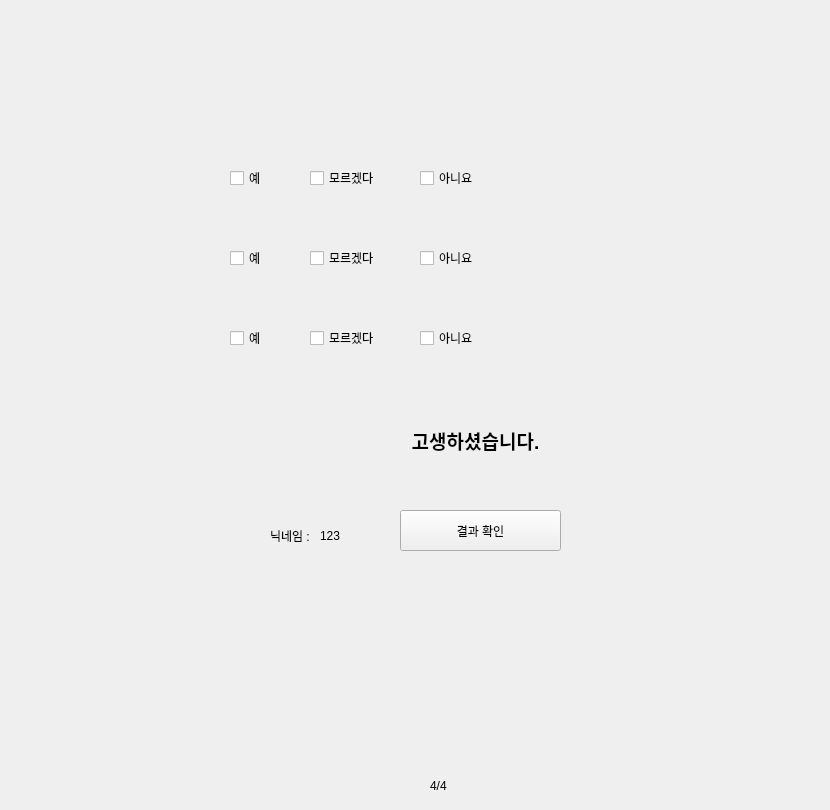
   <widget class="QWidget" name="page_9">
    <widget class="QLabel" name="label_21">
     <property name="geometry">
      <rect>
       <x>270</x>
       <y>530</y>
       <width>56</width>
       <height>12</height>
      </rect>
     </property>
     <property name="text">
      <string>닉네임 :</string>
     </property>
    </widget>
    <widget class="QLabel" name="label_22">
     <property name="geometry">
      <rect>
       <x>290</x>
       <y>410</y>
       <width>371</width>
       <height>61</height>
      </rect>
     </property>
     <property name="text">
      <string>&lt;html&gt;&lt;head/&gt;&lt;body&gt;&lt;p align=&quot;center&quot;&gt;&lt;span style=&quot; font-size:14pt; font-weight:600;&quot;&gt;고생하셨습니다.&lt;/span&gt;&lt;/p&gt;&lt;/body&gt;&lt;/html&gt;</string>
     </property>
    </widget>
    <widget class="QLabel" name="text_h_28">
     <property name="geometry">
      <rect>
       <x>210</x>
       <y>110</y>
       <width>611</width>
       <height>51</height>
      </rect>
     </property>
     <property name="text">
      <string/>
     </property>
    </widget>
    <widget class="QLabel" name="text_h_29">
     <property name="geometry">
      <rect>
       <x>210</x>
       <y>190</y>
       <width>611</width>
       <height>51</height>
      </rect>
     </property>
     <property name="text">
      <string/>
     </property>
    </widget>
    <widget class="QLabel" name="text_h_30">
     <property name="geometry">
      <rect>
       <x>210</x>
       <y>270</y>
       <width>611</width>
       <height>51</height>
      </rect>
     </property>
     <property name="text">
      <string/>
     </property>
    </widget>
    <widget class="QCheckBox" name="h_28_1">
     <property name="geometry">
      <rect>
       <x>230</x>
       <y>170</y>
       <width>81</width>
       <height>16</height>
      </rect>
     </property>
     <property name="text">
      <string>예</string>
     </property>
     <attribute name="buttonGroup">
      <string notr="true">buttonGroup_28</string>
     </attribute>
    </widget>
    <widget class="QCheckBox" name="h_29_3">
     <property name="geometry">
      <rect>
       <x>420</x>
       <y>250</y>
       <width>81</width>
       <height>16</height>
      </rect>
     </property>
     <property name="text">
      <string>아니요</string>
     </property>
     <attribute name="buttonGroup">
      <string notr="true">buttonGroup_29</string>
     </attribute>
    </widget>
    <widget class="QCheckBox" name="h_28_3">
     <property name="geometry">
      <rect>
       <x>420</x>
       <y>170</y>
       <width>81</width>
       <height>16</height>
      </rect>
     </property>
     <property name="text">
      <string>아니요</string>
     </property>
     <attribute name="buttonGroup">
      <string notr="true">buttonGroup_28</string>
     </attribute>
    </widget>
    <widget class="QCheckBox" name="h_29_1">
     <property name="geometry">
      <rect>
       <x>230</x>
       <y>250</y>
       <width>81</width>
       <height>16</height>
      </rect>
     </property>
     <property name="text">
      <string>예</string>
     </property>
     <attribute name="buttonGroup">
      <string notr="true">buttonGroup_29</string>
     </attribute>
    </widget>
    <widget class="QCheckBox" name="h_29_2">
     <property name="geometry">
      <rect>
       <x>310</x>
       <y>250</y>
       <width>81</width>
       <height>16</height>
      </rect>
     </property>
     <property name="text">
      <string>모르겠다</string>
     </property>
     <attribute name="buttonGroup">
      <string notr="true">buttonGroup_29</string>
     </attribute>
    </widget>
    <widget class="QCheckBox" name="h_28_2">
     <property name="geometry">
      <rect>
       <x>310</x>
       <y>170</y>
       <width>81</width>
       <height>16</height>
      </rect>
     </property>
     <property name="text">
      <string>모르겠다</string>
     </property>
     <attribute name="buttonGroup">
      <string notr="true">buttonGroup_28</string>
     </attribute>
    </widget>
    <widget class="QCheckBox" name="h_30_2">
     <property name="geometry">
      <rect>
       <x>310</x>
       <y>330</y>
       <width>81</width>
       <height>16</height>
      </rect>
     </property>
     <property name="text">
      <string>모르겠다</string>
     </property>
     <attribute name="buttonGroup">
      <string notr="true">buttonGroup_30</string>
     </attribute>
    </widget>
    <widget class="QCheckBox" name="h_30_1">
     <property name="geometry">
      <rect>
       <x>230</x>
       <y>330</y>
       <width>81</width>
       <height>16</height>
      </rect>
     </property>
     <property name="text">
      <string>예</string>
     </property>
     <attribute name="buttonGroup">
      <string notr="true">buttonGroup_30</string>
     </attribute>
    </widget>
    <widget class="QCheckBox" name="h_30_3">
     <property name="geometry">
      <rect>
       <x>420</x>
       <y>330</y>
       <width>81</width>
       <height>16</height>
      </rect>
     </property>
     <property name="text">
      <string>아니요</string>
     </property>
     <attribute name="buttonGroup">
      <string notr="true">buttonGroup_30</string>
     </attribute>
    </widget>
    <widget class="QPushButton" name="next_4">
     <property name="geometry">
      <rect>
       <x>400</x>
       <y>510</y>
       <width>161</width>
       <height>41</height>
      </rect>
     </property>
     <property name="text">
      <string>결과 확인</string>
     </property>
    </widget>
    <widget class="QLabel" name="name_4">
     <property name="geometry">
      <rect>
       <x>320</x>
       <y>530</y>
       <width>56</width>
       <height>12</height>
      </rect>
     </property>
     <property name="text">
      <string>123</string>
     </property>
    </widget>
    <widget class="QLabel" name="label_14">
     <property name="geometry">
      <rect>
       <x>430</x>
       <y>770</y>
       <width>91</width>
       <height>31</height>
      </rect>
     </property>
     <property name="text">
      <string>4/4</string>
     </property>
    </widget>
   </widget>
